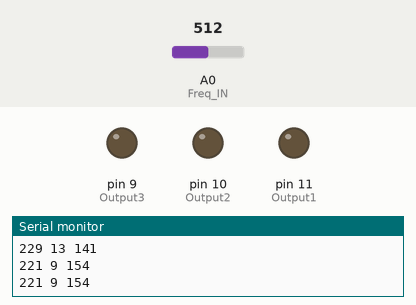
The sketch below on a simulated Arduino Uno, built with avr-gcc and run on an emulated ATmega328P. On the bench: output pins drawn as LEDs (lit = HIGH), the last lines printed to the serial monitor. The inputs (shaded band) are chosen by the test bench; at power-on: A0 (Freq_IN) = 512.

Above: at 2.3 s.
2.4 s: A0 (Freq_IN) set to 306
At 3.17 s:
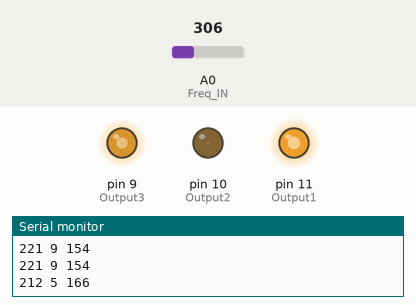
7.5 s: A0 (Freq_IN) set to 0
At 8.4 s:
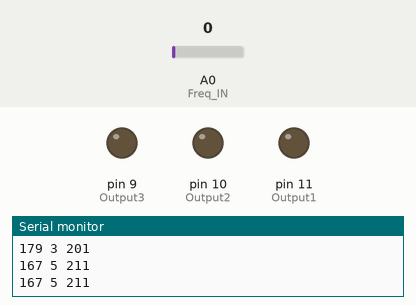
9.6 s: A0 (Freq_IN) set to 511
At 10.6 s:
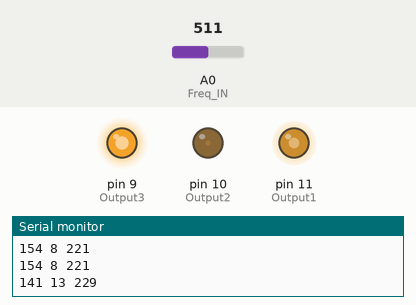
14.7 s: A0 (Freq_IN) set to 122
19.8 s: A0 (Freq_IN) set to 716
Timing chart, 0 to 37.3 s (numbered marks = the images above; inputs shaded):
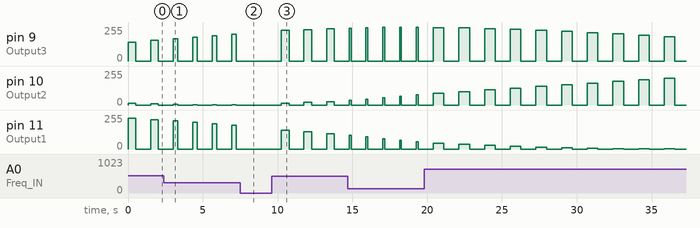

Measured:
- after the input at 7.5 s, pin 9 (Output3): stays 0/255 (without the input it goes to 211/255 after 0.75 s); pin 10 (Output2): stays 0/255 (without the input it goes to 5/255 after 0.75 s); pin 11 (Output1): stays 0/255 (without the input it goes to 179/255 after 0.75 s)
- after the input at 9.6 s, pin 9 (Output3): 0/255 → 229/255 after 0.65 s, → 0/255 0.51 s later, → 236/255 1.0 s later, → 0/255 0.51 s later, … (6 changes in this stretch); pin 10 (Output2): 0/255 → 13/255 after 0.65 s, → 0/255 0.51 s later, → 19/255 1.0 s later, → 0/255 0.51 s later, … (6 changes in this stretch)
- by itself, pin 10 (Output2): repeats every 1.3 s: 0/255 1.0 s, 3/255 0.31 s

The sketch:

simple_vib.ino
```cpp
// close loop simpel vibration given freq in 1/hz

// vibration is good when only changing 1 phase and let the other two phase stay at a pulling eq voltage.
// this depends on the motor but currently i only have one. rated 5-14.8v and kv==800.
// need to check with more motors to get a calibration profile.
// or, can be used with hall and magnet sensors, but depends on the sampling rate, might not be good for high freq vibs.

#include <math.h>

int Output1 = 11;
int Output2 = 10;
int Output3 = 9;
int potVal = 1;

float A = 0;
float B = 0.104; // increment angle per update
int betweenviddelay = 999;
int Freq_IN = A0;
int var1 = 0;
int var2 = 0;
int var3 = 0;
int var4 = 0;
int var5 = 0;
int var6 = 0;
float Phase1 = 2 * PI / 3;
float Phase2 = 4 * PI / 3;
float Phase3 = 2 * PI;


void setup()
{
    Serial.begin(9600);
    pinMode(Output1, OUTPUT);
    pinMode(Output2, OUTPUT);
    pinMode(Output3, OUTPUT);
    pinMode(Freq_IN, INPUT);
}
void loop()
{
    A += B;


    var4 = 126 * sin(A + Phase1);
    var1 = var4 + 128;
    var5 = 126 * sin(A + Phase2);
    var2 = var5 + 128;
    var6 = 126 * sin(A + Phase3);
    var3 = var6 + 128;
    if (A >= 2 * PI)
    {
        A = 0;
    }
    analogWrite(Output1, var1);
    analogWrite(Output2, var2);
    analogWrite(Output3, var3);

    Serial.print(var1);
    Serial.print(" ");
    Serial.print(var2);
    Serial.print(" ");
    Serial.println(var3);

    potVal = analogRead(Freq_IN);
    delay(potVal);
    analogWrite(Output3, var6);

    Serial.print(var1);
    Serial.print(" ");
    Serial.print(var2);
    Serial.print(" ");
    Serial.println(var3);

    // long delay between vibs
    analogWrite(Output1, 0);
    analogWrite(Output2, 0);
    analogWrite(Output3, 0);
    delay(betweenviddelay);
}
```
